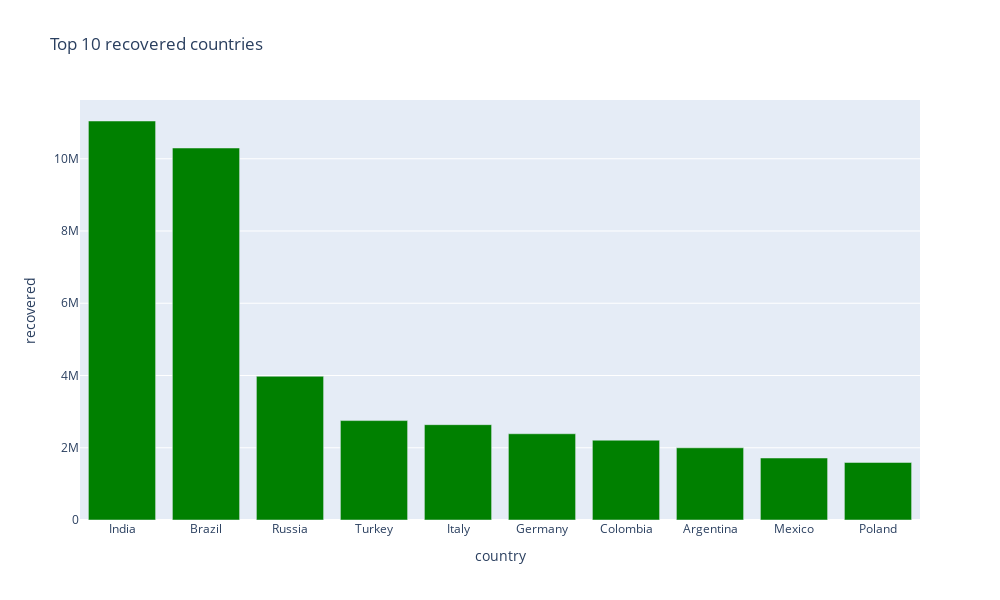

Here is the notebook cell this chart was saved with:
### Markdown cell above
### Bar chart with the top 10 worst hit countries - confirmed

### Code cell
figura = px.bar(
    sorted_recovered,
    x = "country",
    y = "recovered",
    title= "Top 10 recovered countries", # the axis names
    color_discrete_sequence=["green"], 
    height=600,
    width=1000
)

#figura.write_image("images/fig5.png")
figura.show()

### Figure 1 — Plotly figure (JSON) as saved in the notebook; plotly's stock layout.template omitted (floating-point values rounded to 4 significant figures)
{"data": [{"alignmentgroup": "True", "hovertemplate": "country=%{x}<br>recovered=%{y}<extra></extra>", "legendgroup": "", "marker": {"color": "green"}, "name": "", "offsetgroup": "", "orientation": "v", "showlegend": false, "textposition": "auto", "type": "bar", "x": ["India", "Brazil", "Russia", "Turkey", "Italy", "Germany", "Colombia", "Argentina", "Mexico", "Poland"], "xaxis": "x", "y": [11045284, 10297896, 3979436, 2752023, 2639370, 2387743, 2209224, 1998594, 1716135, 1593165], "yaxis": "y"}], "layout": {"barmode": "relative", "height": 600, "legend": {"tracegroupgap": 0}, "title": {"text": "Top 10 recovered countries"}, "width": 1000, "xaxis": {"anchor": "y", "domain": [0, 1], "title": {"text": "country"}}, "yaxis": {"anchor": "x", "domain": [0, 1], "title": {"text": "recovered"}}}}
